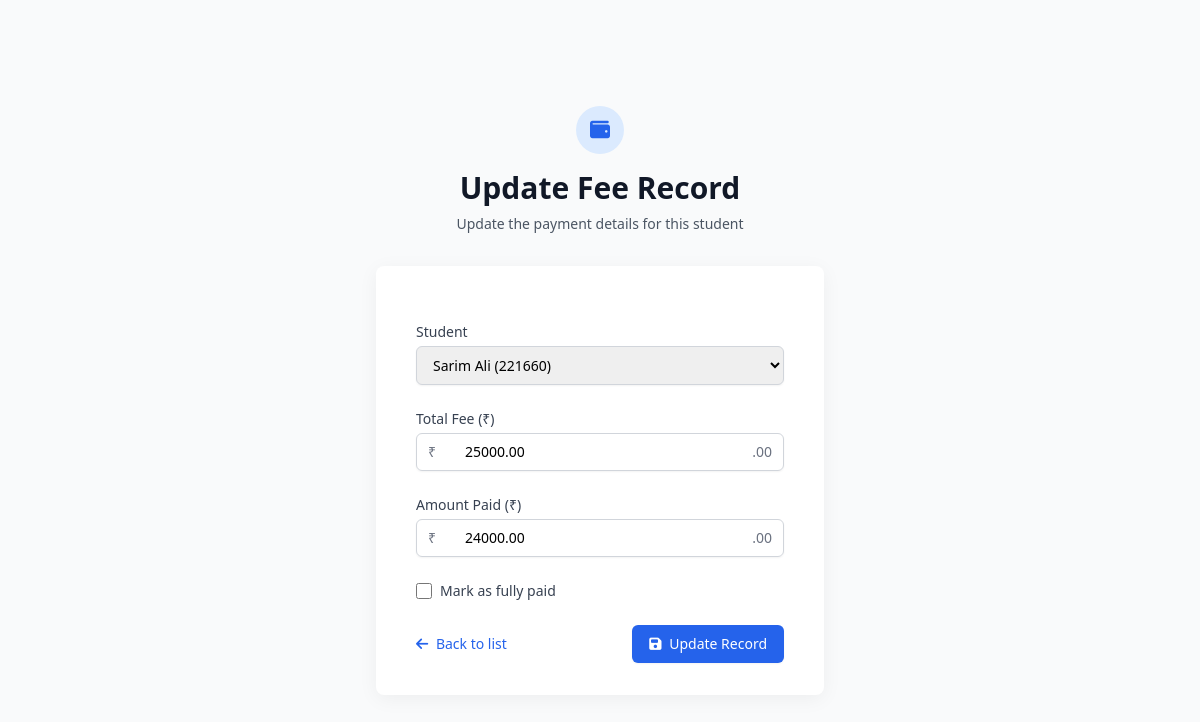
/fee-update/4/, run on the app's committed database.
### school/models.py (models this page shows, shortened)
class StudentFee(models.Model):
    student = models.ForeignKey(Student, on_delete=models.CASCADE)
    amount_paid = models.DecimalField(max_digits=10, decimal_places=2)
    total_fee = models.DecimalField(max_digits=10, decimal_places=2)
    payment_date = models.DateField(auto_now_add=True)
    is_paid = models.BooleanField(default=False)

class Student(models.Model):
    name = models.CharField(max_length=100)
    email = models.EmailField(unique=True)
    roll_no = models.CharField(max_length=20, unique=True)
    subject = models.CharField(max_length=50)
    date_of_birth = models.DateField()

### school/views.py (the view, shortened to what this page needs)
# urls.py: path('fee-update/<int:pk>/', views.update_fee, name='fee-update'),
def update_fee(request, pk):
    fee = get_object_or_404(StudentFee, pk=pk)
    students = Student.objects.all()
    return render(request, 'dashboards/admin/fees/fee_form.html', {'fee': fee, 'students': students})

### school/templates/dashboards/admin/fees/fee_form.html (shortened to what this page needs)
<!DOCTYPE html>
<html lang="en" class="h-full bg-gray-50">
<head>
  <script src="https://cdn.tailwindcss.com"></script>
  <link rel="stylesheet" href="https://cdnjs.cloudflare.com/ajax/libs/font-awesome/6.4.0/css/all.min.css">
</head>
<body class="h-full font-sans antialiased">
  <div class="min-h-full flex items-center justify-center py-12 px-4 sm:px-6 lg:px-8">
    <div class="max-w-md w-full space-y-8">
      <div class="text-center">
        <div class="mx-auto h-12 w-12 rounded-full bg-blue-100 flex items-center justify-center mb-4">
          <i class="fas fa-wallet text-blue-600 text-xl"></i>
        </div>
        <h2 class="mt-2 text-3xl font-extrabold text-gray-900">
          {% if fee %}Update{% else %}Add New{% endif %} Fee Record
        </h2>
        <p class="mt-2 text-sm text-gray-600">
          {% if fee %}
            Update the payment details for this student
          {% else %}
            Record a new fee payment for a student
          {% endif %}
        </p>
      </div>
      <div class="bg-white py-8 px-6 shadow-card rounded-lg sm:px-10">
        <form class="mb-0 space-y-6" method="post">
          <div>
            <label for="student" class="block text-sm font-medium text-gray-700">Student</label>
            <div class="mt-1 relative rounded-md shadow-sm">
              <select id="student" name="student" required
                class="block w-full pl-3 pr-10 py-2 text-base border border-gray-300 focus:outline-none focus:ring-blue-500 focus:border-blue-500 sm:text-sm rounded-md">
                {% for student in students %}
                <option value="{{ student.id }}"
                  {% if fee and fee.student.id == student.id %}selected{% endif %}>
                  {{ student.name }} ({{ student.roll_no }})
                </option>
                {% endfor %}
              </select>
              <div class="absolute inset-y-0 right-0 flex items-center pr-3 pointer-events-none">
              </div>
            </div>
          </div>
          <div>
            <label for="total_fee" class="block text-sm font-medium text-gray-700">Total Fee (₹)</label>
            <div class="mt-1 relative rounded-md shadow-sm">
              <div class="absolute inset-y-0 left-0 pl-3 flex items-center pointer-events-none">
                <span class="text-gray-500 sm:text-sm">₹</span>
              </div>
              <input type="number" id="total_fee" name="total_fee" value="{{ fee.total_fee|default:0 }}" step="0.01" required
                class="block w-full pl-12 pr-12 py-2 border border-gray-300 rounded-md focus:ring-blue-500 focus:border-blue-500 sm:text-sm"
                placeholder="0.00">
              <div class="absolute inset-y-0 right-0 pr-3 flex items-center pointer-events-none">
                <span class="text-gray-500 sm:text-sm">.00</span>
              </div>
            </div>
          </div>
          <div>
            <label for="amount_paid" class="block text-sm font-medium text-gray-700">Amount Paid (₹)</label>
            <div class="mt-1 relative rounded-md shadow-sm">
              <div class="absolute inset-y-0 left-0 pl-3 flex items-center pointer-events-none">
                <span class="text-gray-500 sm:text-sm">₹</span>
              </div>
              <input type="number" id="amount_paid" name="amount_paid" value="{{ fee.amount_paid|default:0 }}" step="0.01" required
                class="block w-full pl-12 pr-12 py-2 border border-gray-300 rounded-md focus:ring-blue-500 focus:border-blue-500 sm:text-sm"
                placeholder="0.00">
              <div class="absolute inset-y-0 right-0 pr-3 flex items-center pointer-events-none">
                <span class="text-gray-500 sm:text-sm">.00</span>
              </div>
            </div>
          </div>
          <div class="flex items-center">
            <input type="checkbox" id="is_paid" name="is_paid" {% if fee and fee.is_paid %}checked{% endif %}
              class="h-4 w-4 text-blue-600 focus:ring-blue-500 border-gray-300 rounded">
            <label for="is_paid" class="ml-2 block text-sm text-gray-700">
              Mark as fully paid
            </label>
          </div>
          <div class="flex items-center justify-between">
            <a href="{% url 'fee_list' %}" class="text-sm font-medium text-blue-600 hover:text-blue-500">
              <i class="fas fa-arrow-left mr-1"></i> Back to list
            </a>
            <button type="submit"
              class="px-4 py-2 border border-transparent rounded-md shadow-sm text-sm font-medium text-white bg-blue-600 hover:bg-blue-700 focus:outline-none focus:ring-2 focus:ring-offset-2 focus:ring-blue-500 transition-colors duration-200">
              <i class="fas fa-save mr-1"></i> {% if fee %}Update{% else %}Save{% endif %} Record
            </button>
          </div>
        </form>
      </div>
    </div>
  </div>
</body>
</html>

### data on the page
StudentFee: student "Sarim Ali (221660)", total_fee "25000.00", amount_paid "24000.00"
